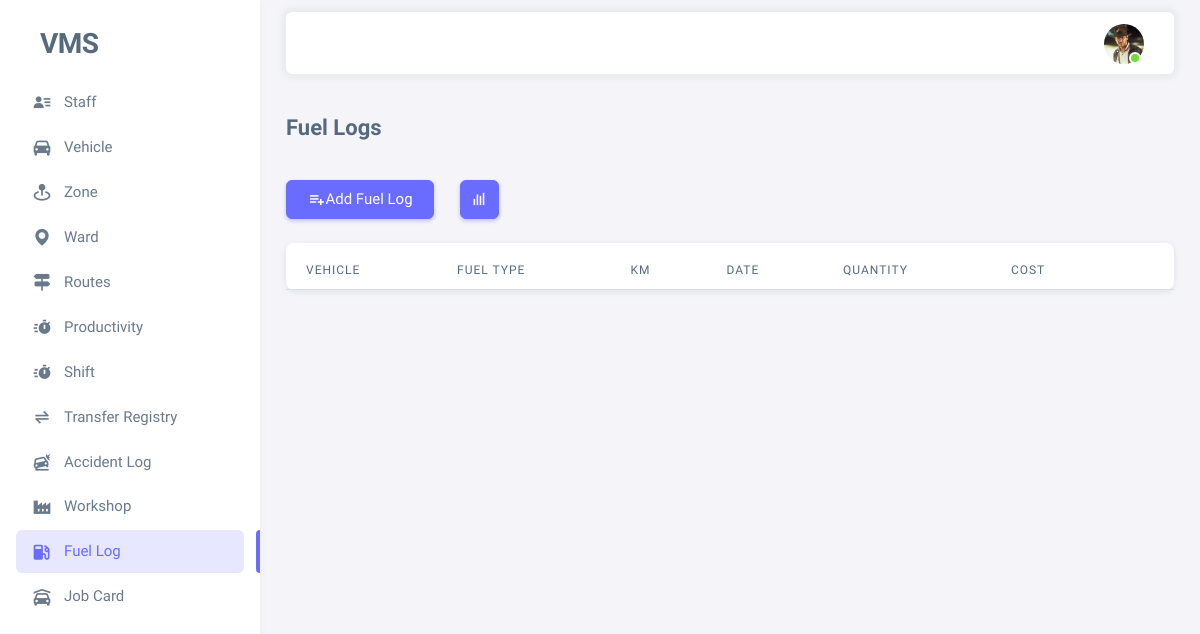
Page /fuel-log-list/ (signed in) on the earlier database version.
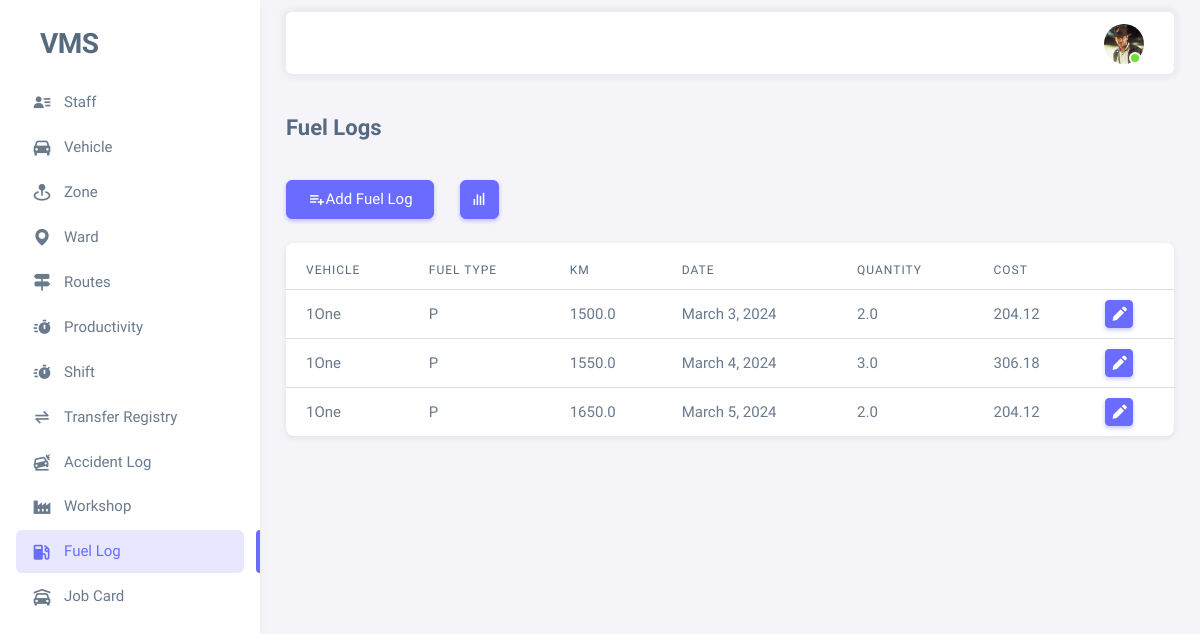
Same page on the later database version.
### vms_app/models.py (models this page shows)
class FuelMaster(models.Model):
    vehicle = models.ForeignKey(Vehicle, related_name='vehicle_fuel_history', on_delete=models.PROTECT,
                                limit_choices_to={'is_active': True})
    fuel_choices = [
        ('P', 'Petrol'),
        ('D', 'Diesel'),
        ('G', 'Gas')
    ]
    fuel_type=models.CharField(max_length=1, choices=fuel_choices)
    fuel_km = models.FloatField(null=True, blank=True)
    fuel_date=models.DateField(null=True, blank=True)
    fuel_quantity = models.FloatField(default=1)
    fuel_cost=models.FloatField(default=102.6)
    created_by = models.ForeignKey(Employee, on_delete=models.SET_NULL, null=True, blank=True,
                                   related_name='employee_fuel_history')
    created_on = models.DateTimeField(auto_now_add=True)
    updated_by = models.ForeignKey(Employee, on_delete=models.SET_NULL, null=True, blank=True,
                                   related_name='employee_fuelupdate_history')
    updated_on = models.DateTimeField(auto_now=True)

class Vehicle(models.Model):
    vehicle_number = models.CharField(max_length=100, unique=True)
    is_active = models.BooleanField(default=True)
    is_working = models.BooleanField(default=False)
    supervisor = models.ForeignKey(Employee, on_delete=models.SET_NULL, null=True, blank=True,
                                   related_name='vehicle_supervised_by', limit_choices_to={'is_active': True})
    load_estimation = models.IntegerField(default=1000)  # in kg
    remark = models.TextField(null=True, blank=True)
    created_by = models.ForeignKey(Employee, on_delete=models.SET_NULL, null=True, blank=True,
                                   related_name='vehicle_created_by')
    created_on = models.DateTimeField(auto_now_add=True)
    updated_by = models.ForeignKey(Employee, on_delete=models.SET_NULL, null=True, blank=True,
                                   related_name='vehicle_updated_by')
    updated_on = models.DateTimeField(auto_now=True)
    zone = models.ForeignKey(Zone, related_name='zone_vehicles_set',
                             on_delete=models.PROTECT, null=True, blank=True)
    workshop = models.ForeignKey(Workshop, related_name='workshop_vehicles_set',
                                 on_delete=models.PROTECT, null=True, blank=True)
    register_number = models.CharField(max_length=50, null=True, blank=True, unique=True)
    chassis_number = models.CharField(max_length=50, null=True, blank=True)
    vehicle_model = models.CharField(max_length=50, null=True, blank=True)
    vehicle_type = models.CharField(max_length=50, null=True, blank=True)
    engine_number = models.CharField(max_length=50, null=True, blank=True)
    fc_date = models.DateField(null=True, blank=True)
    insurance = models.DateField(null=True, blank=True)
    puc = models.DateField(null=True, blank=True)  # pollution under control certificate expiry date
    def __str__(self) -> str:
        return self.vehicle_number+str(self.supervisor)

class Employee(AbstractBaseUser, PermissionsMixin):
    id = models.UUIDField(primary_key=True, editable=False, unique=True, default=uuid.uuid4)
    name = models.CharField(max_length=100)
    image = models.ImageField(upload_to='profiles/', null=True, blank=True)
    employee_id = models.CharField(max_length=100, unique=True)
    is_active = models.BooleanField(default=True)
    is_staff = models.BooleanField(default=True)
    is_superuser = models.BooleanField(default=False)
    contact = models.CharField(max_length=255)
    address = models.TextField()
    remark = models.TextField(null=True, blank=True)
    objects = EmployeeManager()
    USERNAME_FIELD = 'employee_id'
    REQUIRED_FIELDS = ['name']
    def __str__(self) -> str:
        return self.name

### vms_app/views.py (the view)
# urls.py: path('fuel-log-list/', views.fuel_log_list, name='fuel_log_list'),
@login_required(login_url='login')
@active_required
def fuel_log_list(request):
    fuel_logs = FuelMaster.objects.all()
    context = {
        "fuel_logs": fuel_logs,
        "menu": "menu-fuel-log"
    }
    return render(request, 'vms_app/fuel_logs_list.html', context)

### vms_app/templates/vms_app/fuel_logs_list.html
{% extends "base.html" %}
{% block content %}
<h4 class="fw-bold py-3 mb-4">Fuel Logs</h4>
<div class="row">
    <div class="col-auto">
        <a href="{% url "add_fuel_log" %}" class="btn btn-primary">
            <span class="tf-icons bx bx-list-plus"></span> Add Fuel Log
        </a>
    </div>
    <div class="col-auto">
        <a href="{% url "fuel_efficieny_week_view" %}" class="btn btn-primary btn-icon">
            <i class='bx bx-bar-chart'></i>
        </a>
    </div>
</div>
<div class="card mt-4">
    <div class="table-responsive text-nowrap mt-2">
        <table class="table">
            <thead>
                <tr>
                    <th>vehicle</th>
                    <th>fuel type</th>
                    <th>km</th>
                    <th>date</th>
                    <th>quantity</th>
                    <th>cost</th>
                    <th></th>
                </tr>
            </thead>
            <tbody class="table-border-bottom-0">
                {% for log in fuel_logs %}
                    <tr>
                        <td>{{log.vehicle}}</td>
                        <td>{{log.fuel_type}}</td>
                        <td>{{log.fuel_km}}</td>
                        <td>{{log.fuel_date}}</td>
                        <td>{{log.fuel_quantity}}</td>
                        <td>{{log.fuel_cost}}</td>
                        <td>
                            <a class="btn btn-sm btn-icon btn-primary" href="{% url 'edit_fuel_log' log.id %}">
                                <i class="bx bxs-pencil"></i>
                            </a>
                        </td>
                    </tr>
                {% endfor %}
            </tbody>
        </table>
    </div>
</div>
{% endblock content %}

Differences in the rows shown:
added FuelMaster: vehicle "1One", fuel_type "P", fuel_km "1500.0", fuel_date "March 3, 2024", fuel_quantity "2.0", fuel_cost "204.12"
added FuelMaster: vehicle "1One", fuel_type "P", fuel_km "1550.0", fuel_date "March 4, 2024", fuel_quantity "3.0", fuel_cost "306.18"
added FuelMaster: vehicle "1One", fuel_type "P", fuel_km "1650.0", fuel_date "March 5, 2024", fuel_quantity "2.0", fuel_cost "204.12"
